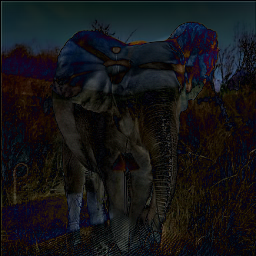
#> input picture DIRE_con/dire_dir/imagenet_adm/101_adm_91_1.PNG, 256 x 256 px
$ python to_freq.py ../../DIRE_con/dire_dir/imagenet_adm
#> lines starting #> are read from the running program, lines starting #| are printed output that depends on the picture
import cv2
import numpy as np
import os
from matplotlib import pyplot as plt

def fft2_image(image):
    """Apply FFT to an image and shift zero frequency component to the center."""
    f = np.fft.fft2(image)
    fshift = np.fft.fftshift(f)
    magnitude_spectrum = 20 * np.log(np.abs(fshift) + 1)
    return magnitude_spectrum

def process_images(folder_path):
#> called with folder_path = '../../DIRE_con/dire_dir/imagenet_adm'
    images = [f for f in os.listdir(folder_path) if f.lower().endswith(('.png', '.jpg', '.jpeg'))]
    if not images:
        print("No images found in the folder.")
        return

    # Initialize a list to hold the frequency domain images
    freq_images = []

    for image_name in images:
        image_path = os.path.join(folder_path, image_name)
        image = cv2.imread(image_path, cv2.IMREAD_GRAYSCALE)
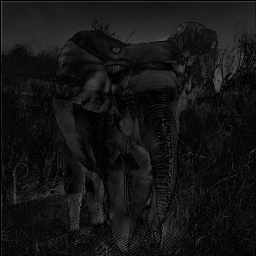
#> image: shape (256, 256); min 0, max 99, mean 20.6

        if image is None:
            print(f"Skipping {image_name} as it could not be read.")
            continue

        freq_image = fft2_image(image)
#> in fft2_image, `magnitude_spectrum = 20 * np.log(np.abs(fshift) + 1)`:
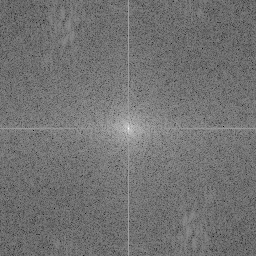
#> magnitude_spectrum: shape (256, 256) float64; min 31.51, max 282.3, mean 144.4; drawn with min black and max white
        freq_images.append(freq_image)
#> pass 2 of the loop in process_images, `for image_name in images:`:
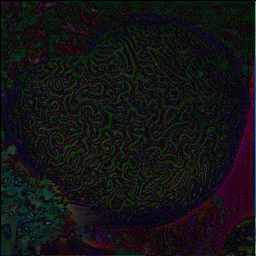
#> input picture DIRE_con/dire_dir/imagenet_adm/109_adm_174_1.PNG, 256 x 256 px
#> in process_images, `image = cv2.imread(image_path, cv2.IMREAD_GRAYSCALE)`:
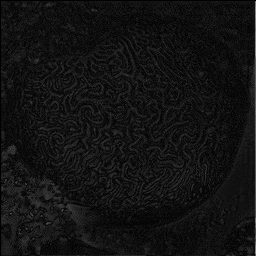
#> image: shape (256, 256); min 0, max 145, mean 18.3
#> in fft2_image (call 2), `magnitude_spectrum = 20 * np.log(np.abs(fshift) + 1)`:
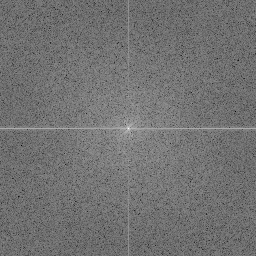
#> magnitude_spectrum: shape (256, 256) float64; min 38.77, max 280, mean 146.8; drawn with min black and max white

    if not freq_images:
        print("No valid frequency domain images found.")
        return

    # Calculate the average of all frequency domain images
    avg_freq_image = np.mean(freq_images, axis=0)
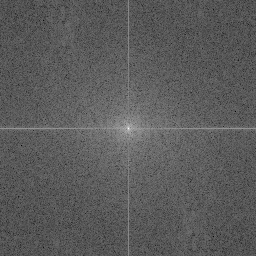
#> avg_freq_image: shape (256, 256) float64; min 69.59, max 281.2, mean 145.6; drawn with min black and max white

    # Save the result
    output_filename = os.path.join(folder_path, f"{os.path.basename(folder_path)}_frequency.png")
    plt.imsave(output_filename, avg_freq_image, cmap='gray')
    print(f"Saved average frequency domain image to {output_filename}")

if __name__ == "__main__":
    import sys
    if len(sys.argv) != 2:
        print("Usage: python script.py <folder_path>")
        sys.exit(1)

    folder_path = sys.argv[1]
    process_images(folder_path)
